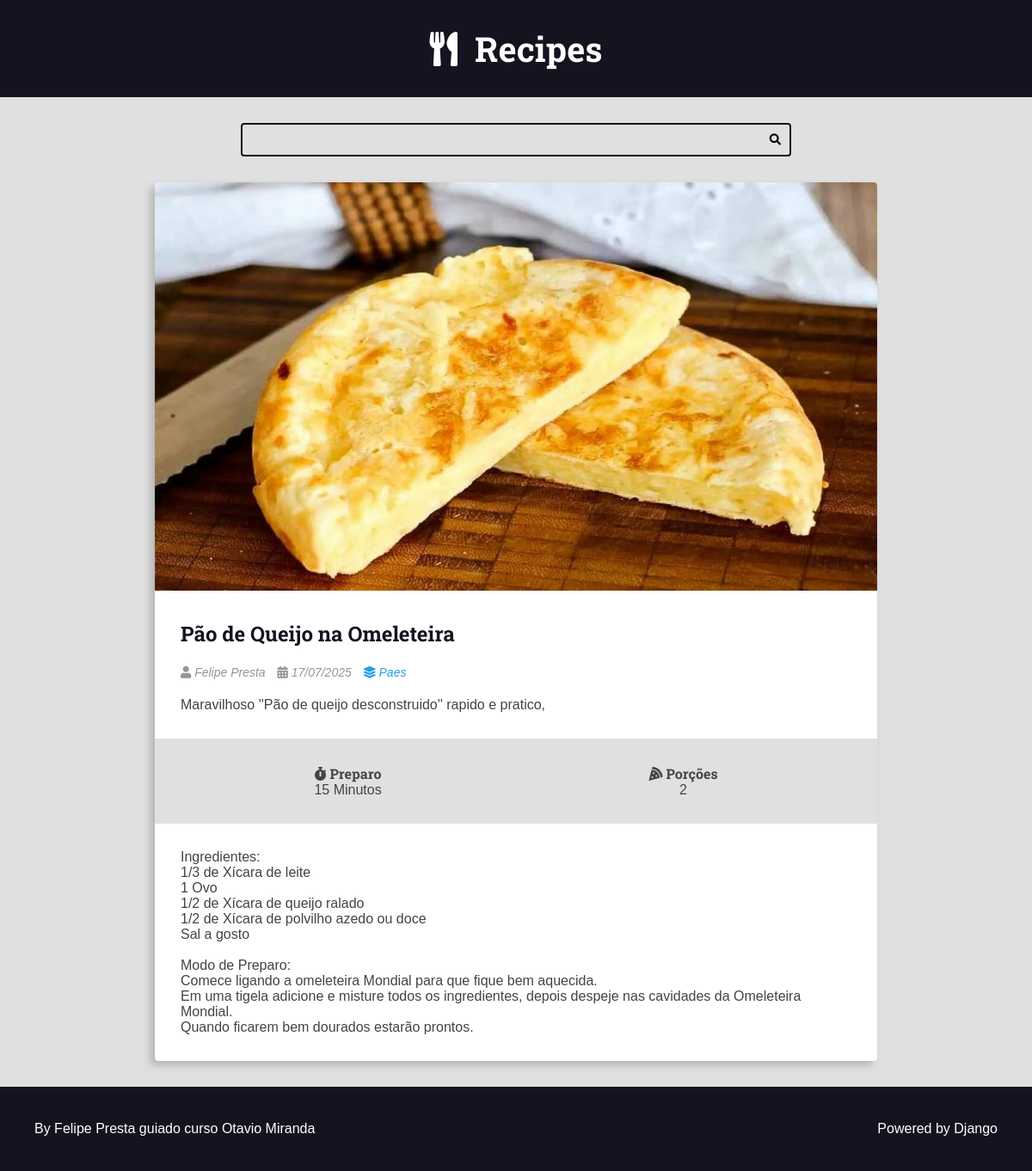
The page /recipes/11/ on the database its author committed.
### recipes/models.py (models this page shows, shortened)
class Recipe(models.Model):
    tittle = models.CharField(max_length=65)
    description = models.CharField(max_length=165)
    slug = models.SlugField(unique=True)
    preparation_time = models.IntegerField()
    preparation_time_unit = models.CharField(max_length=65)
    servings_steps = models.IntegerField()
    servings_steps_unit = models.CharField(max_length=65, blank=True, null=True)
    preparation_steps = models.TextField()
    preparation_steps_is_html = models.BooleanField(default=False)
    created_at = models.DateTimeField(auto_now_add=True)
    updated_at = models.DateTimeField(auto_now=True)
    is_published = models.BooleanField(default=False)
    cover = models.ImageField(upload_to='recipes/covers/%Y/%m/%d/', blank=True)
    category = models.ForeignKey(Category, on_delete=models.SET_NULL, null=True)
    author = models.ForeignKey(User, on_delete=models.SET_NULL, null=True)

class Category(models.Model):
    name = models.CharField(max_length=65)

### recipes/views.py (the view)
# urls.py: path('recipes/<int:id>/', views.recipes, name='recipe_detail'),
def recipes(request, id):
    recipe = get_object_or_404(Recipe, id=id, is_published=True)
    return render(request, 'recipes/recipes_description.html', context={
        'recipe': recipe,
        'is_datail_page': True,
    })

### recipes/templates/recipes/recipes_description.html (shortened to what this page needs)
{% extends 'base.html' %}
{% block body %}
    {% include 'recipes/partials/search.html' %}
    <div class="main-content-container">
        <div class="main-content main-content-detail container">
            {% include 'recipes/partials/recipe.html' %}
        </div>
    </div>
{% endblock %}

### recipes/templates/recipes/partials/recipe.html (shortened to what this page needs)
<div class="recipe recipe-list-item">
    {% if recipe.cover %}
        <div class="recipe-cover">
            <a href="{% url 'recipes:recipe_detail' recipe.id %}">
                 <img src="{{ recipe.cover.url }}" alt="temporario">
            </a>
        </div>
    {% endif %}
    <div class="recipe-title-container">
        <h2 class="recipe-title">
            <a href="{% url 'recipes:recipe_detail' recipe.id %}">
                {{ recipe.tittle }}
            </a>
        </h2>
    </div>
     <div class="recipe-author">
        <span class="recipe-author-item">
            <i class="fas fa-user"></i>
            {% if recipe.author.first_name %}
                {{ recipe.author.first_name }} {{ recipe.author.last_name }}
            {% else %}
                {{ recipe.author.username }}
            {% endif %}
        </span>
        <span class="recipe-author-item">
            <i class="fas fa-calendar-alt"></i>
            {{ recipe.created_at|date:"d/m/Y" }}
        </span>
        {% if recipe.category is not None %}
            <span class="recipe-author-item">
                <a href=" {% url 'recipes:category' recipe.category.id %}">
                    <i class="fas fa-layer-group"></i>
                    <span>{{ recipe.category.name }}</span>
                </a>
            </span>
        {% endif %}
    </div>
    <div class="recipe-content">
        <p>{{ recipe.description }}</p>
    </div>
     <div class="recipe-meta-container">
        <div class="recipe-meta recipe-preparation">
            <h3 class="recipe-meta-title"><i class="fas fa-stopwatch"></i> Preparo</h3>
            <div class="recipe-meta-text">
                {{ recipe.preparation_time }} {{ recipe.preparation_time_unit }}
            </div>
        </div>
        <div class="recipe-meta recipe-servings">
            <h3 class="recipe-meta-title"><i class="fas fa-pizza-slice"></i> Porções</h3>
            <div class="recipe-meta-text">
                {{ recipe.servings_steps }} {{ recipe.servings_unit }}
            </div>
        </div>
    </div>
    {% if is_datail_page is True %}
        <div class="preparation-steps">
            {% if recipe.preparation_steps_is_html is True %}
                {{ recipe.preparation_steps|safe }}
            {% else %}
                {{ recipe.preparation_steps|linebreaksbr }}
            {% endif %}
        </div>
    {% endif %}
</div>

### static/css/style.css (style rules this page uses)
:root { --color-primary: #269fe6; --color-primary-hover: #2086c2; --color-primary-dark: #13141f; --color-primary-dark-hover: #212336; --color-primary-light: #d4ecfa; --color-primary-light-hover: #bdd8e7; --color-white: #fff; --color-black: #000; --color-dark-text: #444; --color-info-light: #cce5ff; --color-debug-light: #cce5ff; --color-success-light: #d4edda; --color-alert-light: #fff3cd; --color-warning-light: #fff3cd; --color-error-light: #f8d7da; --color-info-dark: #4d86c4; --color-debug-dark: #4d86c4; --color-success-dark: #4a9c5d; --color-alert-dark: #927f40; --color-warning-dark: #927f40; --color-error-dark: #da525d; --color-gray-0: #f9f9f9; --color-gray-1: #e0e0e0; --color-gray-2: #c7c7c7; --color-gray-3: #aeaeae; --color-gray-4: #959595; --color-gray-5: #7d7d7d; --color-gray-6: #646464; --color-gray-7: #4b4b4b; --color-gray-8: #323232; --color-gray-9: #191919; --font-primary: sans-serif; --font-headings: 'Roboto Slab', serif; --spacing-gutter-medium: 3rem; --spacing-gutter-large: 4rem; }
* { padding: 0; margin: 0; box-sizing: border-box; }
html { font-size: 62.5%; }
body { font-size: 1.6rem; font-family: var(--font-primary); background: var(--color-gray-1); color: var(--color-dark-text); }
h1, h2, h3, h4, h5, h6 { font-family: var(--font-headings); }
.container { max-width: 144rem; margin: 0 auto; padding: var(--spacing-gutter-medium); }
.main-content { padding-top: 0; }
.recipe { background: var(--color-white); box-shadow: -5px 5px 10px rgba(0, 0, 0, .2); transform: scale(1); transition: all 300ms ease-in-out; border-radius: .4rem; overflow: hidden; }
.recipe img { max-width: 100%; }
.recipe-list-item { max-width: 64rem; height: fit-content; }
.recipe-title-container { padding: var(--spacing-gutter-medium); padding-bottom: 2rem; }
.recipe-title-container a { text-decoration: none; color: var(--color-primary-dark); }
.recipe-author { padding: 0 var(--spacing-gutter-medium); }
.recipe-author a { color: var(--color-primary); transition: all 300ms ease-in-out; text-decoration: none; }
.recipe-author-item { color: var(--color-gray-4); margin-right: 1rem; font-style: italic; font-size: 1.4rem; }
.recipe-meta-container { display: flex; flex-flow: row wrap; padding: var(--spacing-gutter-medium); background: var(--color-gray-1); }
.recipe-content { padding: var(--spacing-gutter-medium); padding-top: 2rem; }
.recipe-meta { display: flex; flex-flow: column nowrap; flex-shrink: 1; flex-grow: 1; text-align: center; }
.recipe-meta-title { font-size:1.6rem; }
.main-content-detail .recipe-list-item { max-width: 84rem; margin: 0 auto; }
.preparation-steps { padding: var(--spacing-gutter-medium); }

### rows shown on the page
Recipe: cover (picture), tittle "Pão de Queijo na Omeleteira", author.first_name "Felipe", author.last_name "Presta", created_at "17/07/2025", category.name "Paes", description "Maravilhoso ''Pão de queijo desconstruido'' rapido e pratico,", preparation_time "15", preparation_time_unit "Minutos", servings_steps "2", preparation_steps "Ingredientes: 1/3 de Xícara de leite 1 Ovo 1/2 de Xícara de queijo ralado 1/2 de Xícara de polvilho azedo ou doce Sal a gosto Modo de Preparo: Comece ligando a omeleteira Mondial para que fique bem aquecida. Em uma tigela adicione e misture todos os ingredientes, depois despeje nas cavidades da Omeleteira Mondial. Quando ficarem bem dourados estarão prontos."
